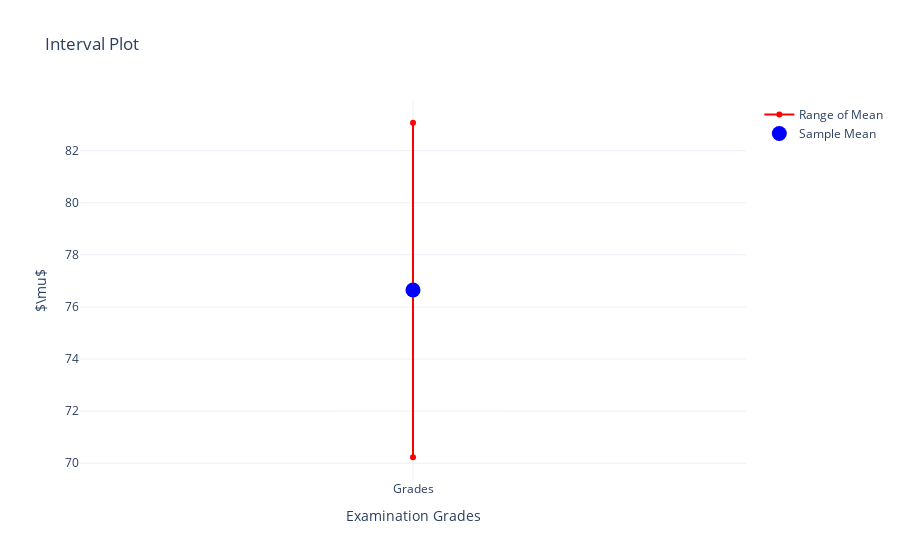

Source (notebook cell):
### Code cell
category = 'Grades'

scatter_x = [category]
scatter_y = [np.mean(data)]

line_x = [category, category]
line_y = [mu[0], mu[1]]

scatter_trace = go.Scatter(
    x=scatter_x,
    y=scatter_y,
    mode='markers',
    marker=dict(size=15, color='blue'),
    name='Sample Mean'
)

line_trace = go.Scatter(
    x=line_x,
    y=line_y,
    mode='lines+markers',
    line=dict(color='red', width=2),
    name='Range of Mean'
)

layout = go.Layout(
    title='Interval Plot',
    xaxis=dict(title='Examination Grades'),
    yaxis=dict(title='$\mu$'),
    template = 'plotly_white'
)

fig = go.Figure(data=[ line_trace, scatter_trace], layout=layout)

fig.show()

### Figure 1 — Plotly figure (JSON) as saved in the notebook; plotly's stock layout.template omitted (floating-point values rounded to 4 significant figures)
{"data": [{"line": {"color": "red", "width": 2}, "mode": "lines+markers", "name": "Range of Mean", "type": "scatter", "x": ["Grades", "Grades"], "y": [70.23, 83.07]}, {"marker": {"color": "blue", "size": 15}, "mode": "markers", "name": "Sample Mean", "type": "scatter", "x": ["Grades"], "y": [76.65]}], "layout": {"title": {"text": "Interval Plot"}, "xaxis": {"title": {"text": "Examination Grades"}}, "yaxis": {"title": {"text": "$\\mu$"}}}}
